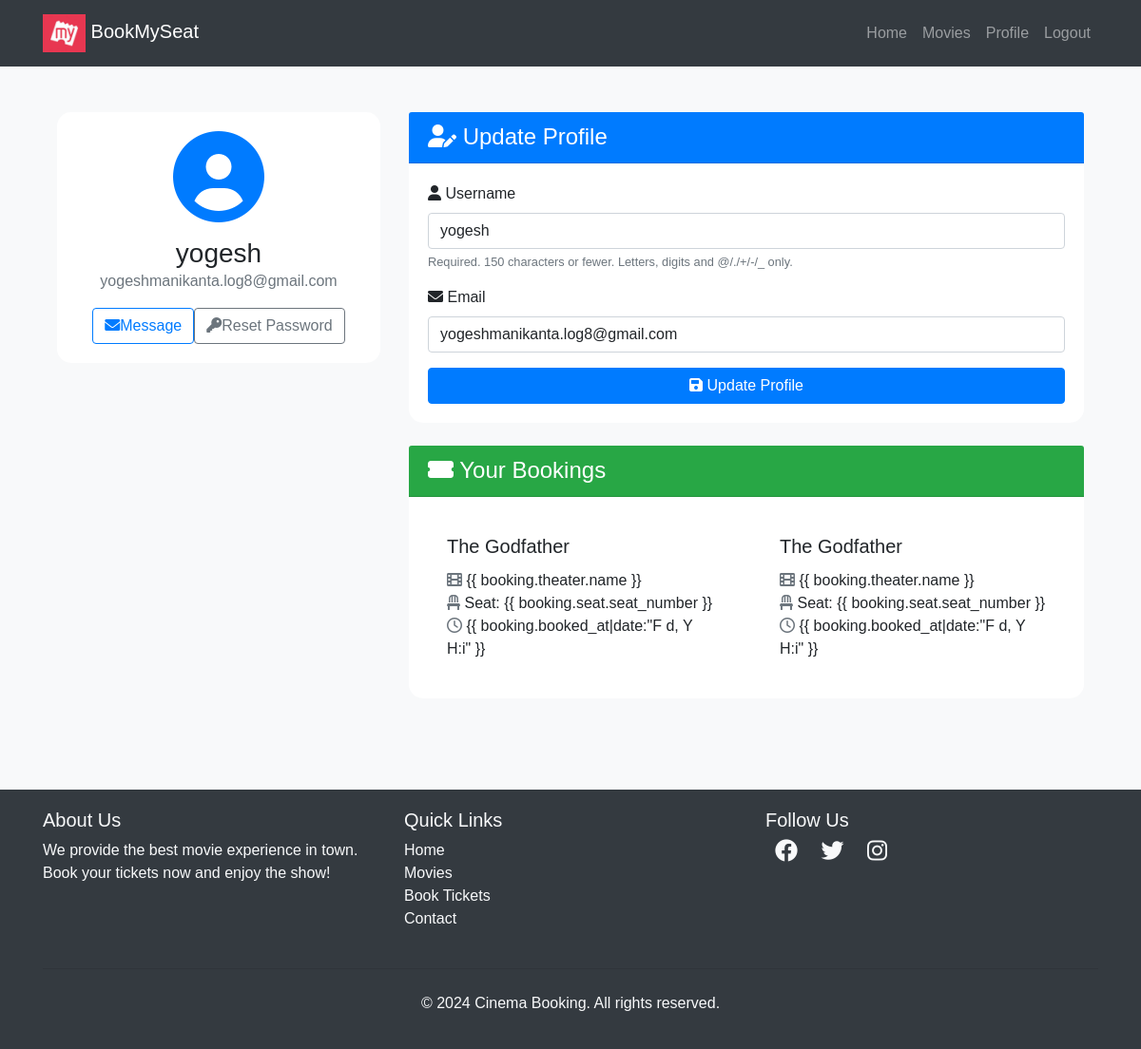
The app's page /users/profile/ (signed in), older data.
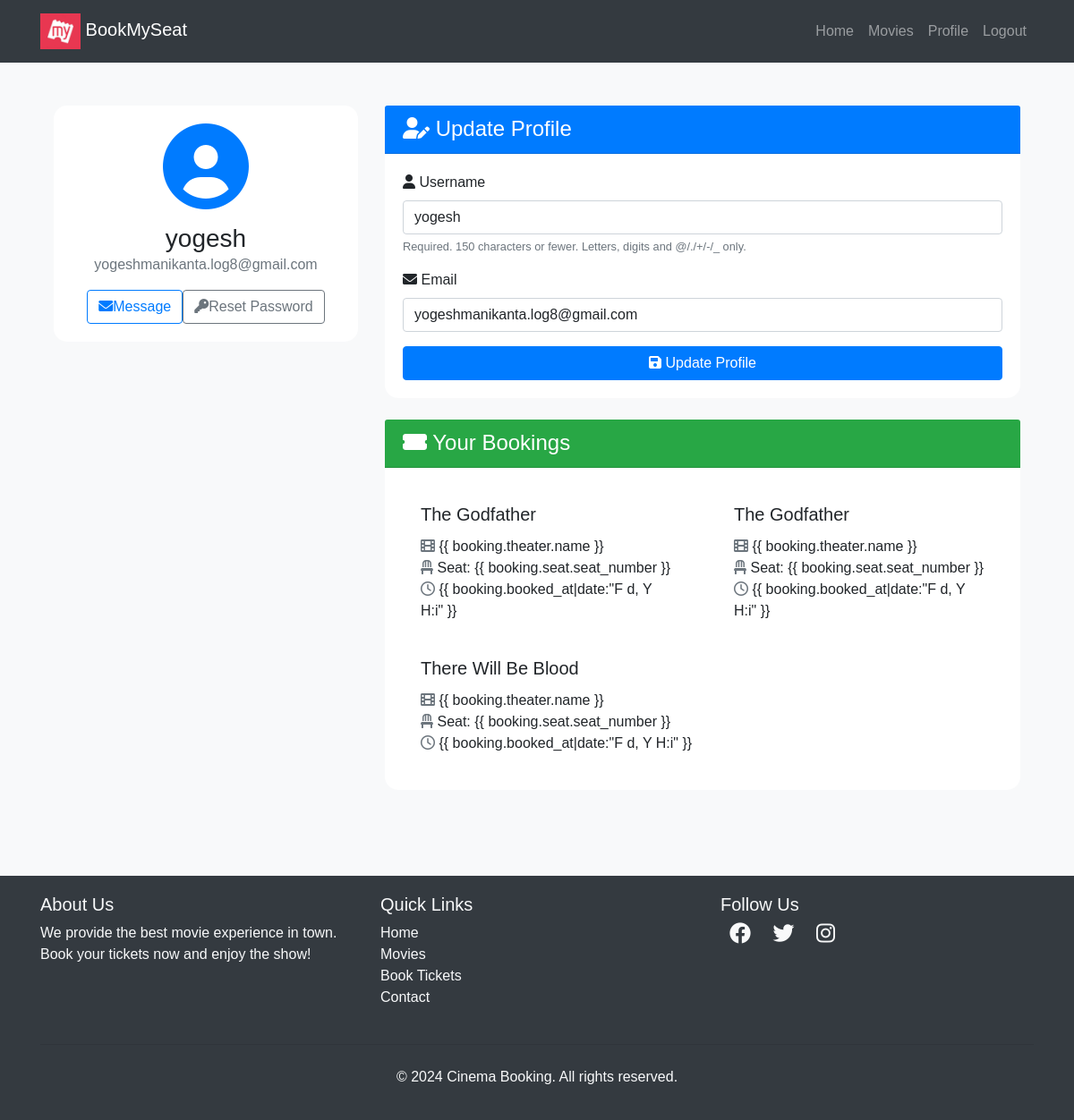
The same page, newer data.
### movies/models.py (models this page shows, shortened)
class Booking(models.Model):
    user=models.ForeignKey(User,on_delete=models.CASCADE)
    seat=models.OneToOneField(Seat,on_delete=models.CASCADE)
    movie=models.ForeignKey(Movie,on_delete=models.CASCADE)
    theater=models.ForeignKey(Theater,on_delete=models.CASCADE)
    booked_at=models.DateTimeField(auto_now_add=True)

class Movie(models.Model):
    name= models.CharField(max_length=255)
    image= models.ImageField(upload_to="movies/")
    rating = models.DecimalField(max_digits=3,decimal_places=1)
    cast= models.TextField()
    description= models.TextField(blank=True,null=True) # optional

### users/views.py (the view)
# urls.py: path('profile/', profile, name='profile'),
@login_required
def profile(request):
    bookings = Booking.objects.filter(user=request.user)
    if request.method == 'POST':
        u_form = UserUpdateForm(request.POST, instance=request.user)
        if u_form.is_valid():
            u_form.save()
            return redirect('profile')
    else:
        u_form = UserUpdateForm(instance=request.user)
    return render(request, 'users/profile.html', {'u_form': u_form, 'bookings': bookings})

### users/forms.py
class UserUpdateForm(forms.ModelForm):
    email = forms.EmailField()
    class Meta:
        model= User
        fields=['username','email']

### templates/users/profile.html (shortened to what this page needs)
{% extends "users/basic.html" %} {% block content %}
<div class="container py-5">
	<div class="row">
		<div class="col-lg-4 mb-4">
			<div class="card shadow">
				<div class="card-body text-center">
					<div class="mb-3">
						<i class="fas fa-user-circle fa-6x text-primary"></i>
					</div>
					<h3 class="card-title mb-0">{{ user.username }}</h3>
					<p class="text-muted mb-3">{{ user.email }}</p>
					<div class="d-flex justify-content-center">
						<a href="#" class="btn btn-outline-primary me-2"
							><i class="fas fa-envelope me-2"></i>Message</a
						>
						<a
							href="{% url 'password_reset' %}"
							class="btn btn-outline-secondary"
							><i class="fas fa-key me-2"></i>Reset Password</a
						>
					</div>
				</div>
			</div>
		</div>
		<div class="col-lg-8">
			<div class="card shadow mb-4">
				<div class="card-header bg-primary text-white">
					<h4 class="mb-0">
						<i class="fas fa-user-edit me-2"></i> Update Profile
					</h4>
				</div>
				<div class="card-body">
					<form method="POST">
						{% csrf_token %} {% for field in u_form %}
						<div class="mb-3">
							<label for="{{ field.id_for_label }}" class="form-label">
								<i
									class="fas fa-{% if field.name == 'username' %}user{% elif field.name == 'email' %}envelope{% else %}info-circle{% endif %} me-2"
								></i>
								{{ field.label }}
							</label>
							{{ field.errors }} {{ field }} {% if field.help_text %}
							<small class="form-text text-muted">{{ field.help_text }}</small>
							{% endif %}
						</div>
						{% endfor %}
						<button class="btn btn-primary w-100" type="submit">
							<i class="fas fa-save me-2"></i> Update Profile
						</button>
					</form>
				</div>
			</div>
			<div class="card shadow">
				<div class="card-header bg-success text-white">
					<h4 class="mb-0">
						<i class="fas fa-ticket-alt me-2"> </i> Your Bookings
					</h4>
				</div>
				<div class="card-body">
					{% if bookings %}
					<div class="row row-cols-1 row-cols-md-2 g-4">
						{% for booking in bookings %}
						<div class="col">
							<div class="card h-100 border-0 shadow-sm">
								<div class="card-body">
									<h5 class="card-title">{{ booking.movie.name }}</h5>
									<p class="card-text">
										<i class="fas fa-film me-2 text-muted"> </i> {{
										booking.theater.name }}<br />
										<i class="fas fa-chair me-2 text-muted"> </i> Seat: {{
										booking.seat.seat_number }}<br />
										<i class="far fa-clock me-2 text-muted"> </i> {{
										booking.booked_at|date:"F d, Y H:i" }}
									</p>
								</div>
							</div>
						</div>
						{% endfor %}
					</div>
					{% endif %}
				</div>
			</div>
		</div>
	</div>
</div>
<link
	rel="stylesheet"
	href="https://cdnjs.cloudflare.com/ajax/libs/font-awesome/6.0.0-beta3/css/all.min.css"
/>
{% endblock %}

Row changes from the older to the newer data that the page shows:
added Booking: movie.name "There Will Be Blood"
